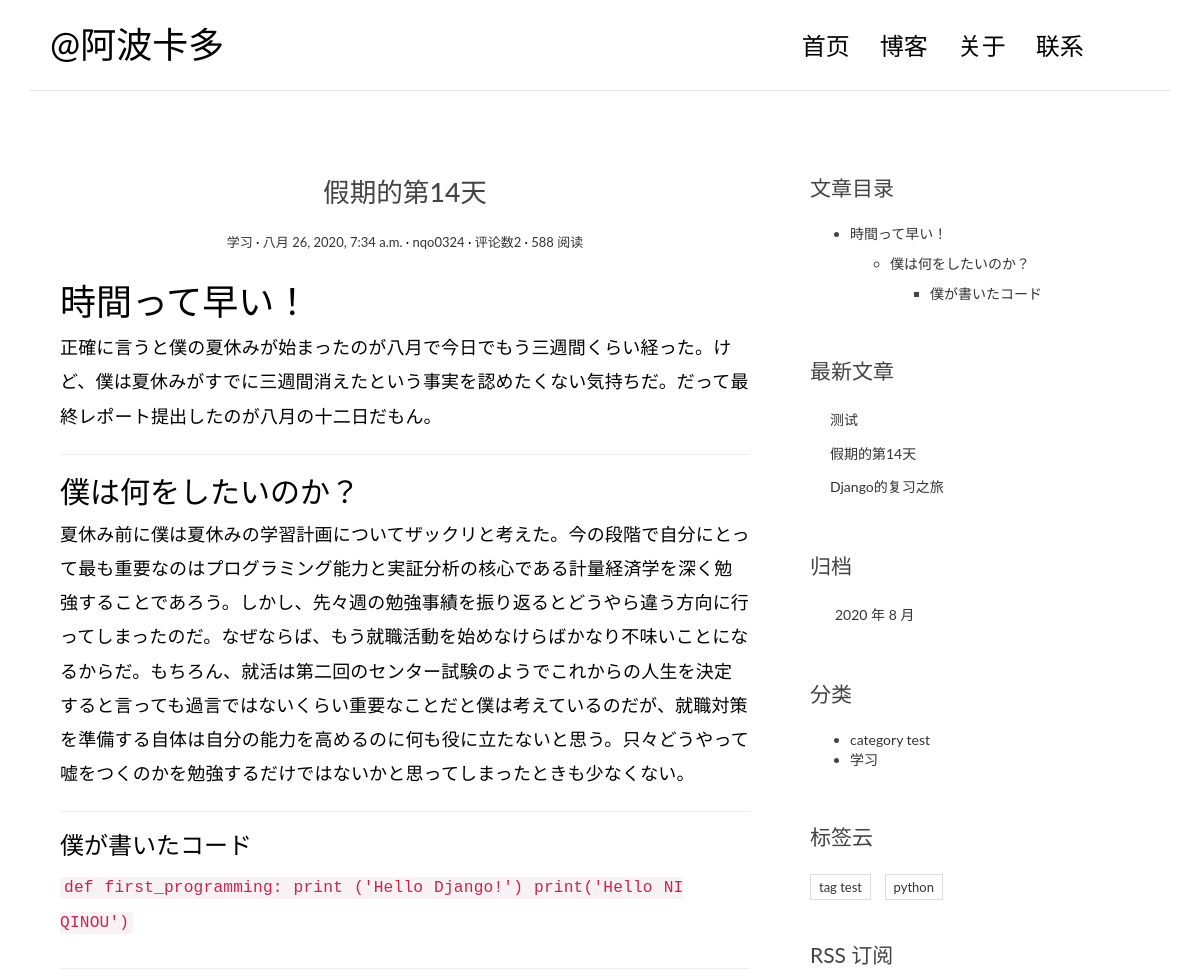
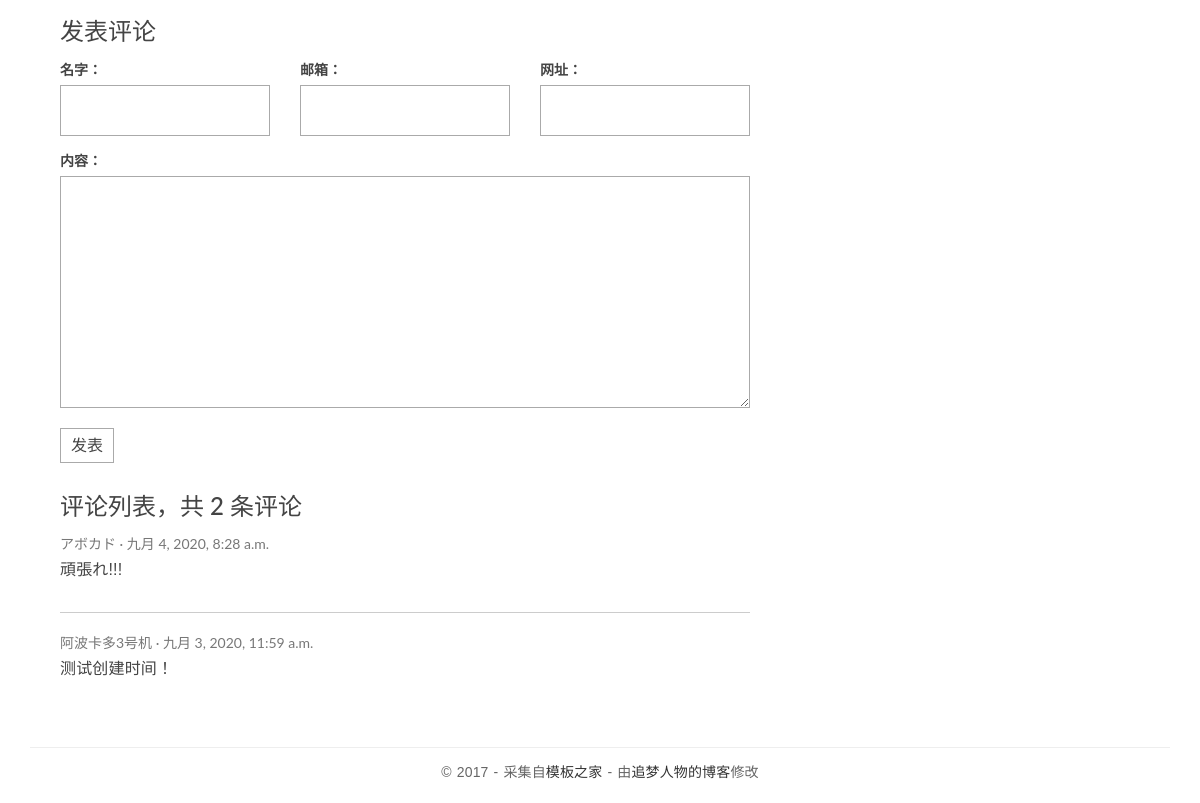
Screenshot of /post/3/ with the database file from the repository (2 pictures, top to bottom).
### blog/models.py (models this page shows, shortened)
class Post(models.Model):
    title = models.CharField("标题", max_length=70)
    body = models.TextField("正文")
    created_time = models.DateTimeField("创建时间", default=timezone.now)
    modified_time = models.DateTimeField("修改时间")
    excerpt = models.CharField("摘要", max_length=200, blank=True)
    category = models.ForeignKey(Category, verbose_name="分类", on_delete=models.CASCADE)
    tags = models.ManyToManyField(Tag, verbose_name="标签", blank=True)
    class Meta:
        verbose_name = "文章"
        verbose_name_plural = verbose_name
        ordering = ['-created_time']
    def get_absolute_url(self):
        return reverse('blog:detail', kwargs={'pk': self.pk})
    author = models.ForeignKey(User, verbose_name="作者", on_delete=models.CASCADE)

class Category(models.Model):
    name = models.CharField(max_length=100)
    class Meta:
        verbose_name = "分类"
        verbose_name_plural = verbose_name

class Tag(models.Model):
    name = models.CharField(max_length=100)
    class Meta:
        verbose_name = "标签"
        verbose_name_plural = verbose_name

### comments/models.py (models this page shows, shortened)
class Comment(models.Model):
    name = models.CharField('名字', max_length=50)
    email = models.EmailField('邮箱')
    url = models.URLField('网址', blank=True)
    text = models.TextField('内容')
    created_time = models.DateTimeField("创建时间", default=timezone.now)
    post = models.ForeignKey('blog.Post', verbose_name='文章', on_delete=models.CASCADE)
    class Meta:
        verbose_name = '评论'
        verbose_name_plural = verbose_name
        ordering = ['created_time']

### blog/views.py (the view)
# urls.py: path('post/<int:pk>/', views.detail, name='detail'),
def detail(request, pk):
    post = get_object_or_404(Post, pk=pk)
    md = markdown.Markdown(extensions=[
        'markdown.extensions.extra',
        'markdown.extensions.codehilite',
        'markdown.extensions.toc',
        TocExtension(slugify=slugify),
    ])
    post.body = md.convert(post.body)
    m = re.search(r'<div class="toc">\s*<ul>(.*)</ul>\s*</div>', md.toc, re.S)
    post.toc = m.group(1) if m is not None else ''
    return render(request, 'blog/detail.html', context={'post': post})

### comments/forms.py
class CommentForm(forms.ModelForm):
    class Meta:
        model = Comment
        fields = ['name', 'email', 'url', 'text']

### blog/templatetags/blog_extras.py (called while the page is built)
@register.inclusion_tag('blog/inclusions/_recent_posts.html', takes_context=True)
def show_recent_posts(context, num=5):
    return {
        'recent_post_list': Post.objects.all().order_by('-created_time')[:num],
    }

@register.inclusion_tag('blog/inclusions/_archives.html', takes_context=True)
def show_archives(context):
    return {
        'date_list': Post.objects.dates('created_time', 'month', order='DESC'),
    }

@register.inclusion_tag('blog/inclusions/_categories.html', takes_context=True)
def show_categories(context):
    return {
        "category_list": Category.objects.all(),
    }

@register.inclusion_tag('blog/inclusions/_tags.html', takes_context=True)
def show_tags(context):
    return{
        'tag_list': Tag.objects.all(),
    }

### comments/templatetags/comments_extras.py (called while the page is built)
@register.inclusion_tag('comments/inclusions/_form.html', takes_context=True)
def show_comment_form(context, post, form=None):
    if form is None:
        form = CommentForm()
    return {
        'form': form,
        'post': post,
    }

@register.inclusion_tag('comments/inclusions/_list.html', takes_context=True)
def show_comments(context, post):
    comment_list = post.comment_set.all().order_by('-created_time')
    comment_count = comment_list.count()
    return {
        'comment_count': comment_count,
        'comment_list': comment_list,
    }

### templates/blog/detail.html (shortened to what this page needs)
{% extends 'base.html' %}
{% load comments_extras %}
                {% block main %}
                <article class="post post-{{} post.pk }">
                    <header class="entry-header">
                        <h1 class="entry-title">{{ post.title }}</h1>
                        <div class="entry-meta">
                            <span class="post-category"><a href="#">{{ post.category.name }}</a></span>
                            <span class="post-date"><a href="#"><time class="entry-date"
                                                                      datetime="{{ post.created_time }}">{{ post.created_time }}</time></a></span>
                            <span class="post-author"><a href="#">{{ post.author }}</a></span>
                            <span class="comments-link"><a href="#comment-area">评论数{{ post.comment_set.count }}</a></span>
                            <span class="views-count"><a href="#">588 阅读</a></span>
                        </div>
                    </header>
                    <div class="entry-content clearfix">
                        {{ post.body|safe }}
                    </div>
                </article>
                <section class="comment-area" id="comment-area">
                    <hr>
                    <h3>发表评论</h3>
                    {% show_comment_form post %}
                    <div class="comment-list-panel">
                        {% show_comments post %}
                    </div>
                </section>
                {% endblock main %}
                {% block toc %}
                {% if post.toc %}
                <div class="widget widget-content">
                    <h3 class="widget-title">文章目录</h3>
                    <div class="toc">
                        <ul>
                        {{ post.toc|safe }}
                        </ul>
                    </div>
                </div>
                {% endif %}
                {% endblock toc %}

### templates/comments/inclusions/_list.html
<h3>评论列表，共 <span>{{ comment_count }}</span> 条评论</h3>
<ul class="comment-list list-unstyled">
  {% for comment in comment_list %}
    <li class="comment-item">
      <span class="nickname">{{ comment.name }}</span>
      <time class="submit-date" datetime="{{ comment.created_time }}">{{ comment.created_time }}</time>
      <div class="text">
        {{ comment.text|linebreaks }}
      </div>
    </li>
  {% empty %}
    暂无评论
  {% endfor %}
</ul>

### templates/blog/inclusions/_recent_posts.html
<div class="widget widget-recent-posts">
  <h3 class="widget-title">最新文章</h3>
  <ul>
    {% for post in recent_post_list %}
      <li>
        <a href="{{ post.get_absolute_url }}">{{ post.title }}</a>
      </li>
    {% empty %}
      暂无文章！
    {% endfor %}
  </ul>
</div>

### templates/blog/inclusions/_categories.html (shortened to what this page needs)
 <div class="widget widget-categories">
  <h3 class="widget-title">分类</h3>
  <ul>
    {% for category in category_list %}
      <li>
        <a href="{% url 'blog:category' category.pk %}">{{ category.name }} </a>
      </li>
    {% empty %}
      暂无分类！
    {% endfor %}
  </ul>
</div>

### templates/blog/inclusions/_tags.html
<div class="widget widget-tag-cloud">
  <h3 class="widget-title">标签云</h3>
  <ul>
    {% for tag in tag_list %}
      <li>
        <a href="{% url 'blog:tag' tag.pk %}">{{ tag.name }}</a>
      </li>
    {% empty %}
      暂无标签！
    {% endfor %}
  </ul>
</div>

### blog/static/blog/css/custom.css (style rules this page uses)
* { outline: none; }
h1, h2, h3, h4, h5, h6 { margin-top: 0; }
a { color: #333; }
body { color: #444; font-family: 'Lato', sans-serif; }
p { font-family: 'Ubuntu', sans-serif; font-weight: 400; word-spacing: 1px; letter-spacing: 0.01em; }
.post { background: #fff; padding: 30px 30px 0; }
.entry-title { text-align: center; font-size: 1.9em; margin-bottom: 20px; line-height: 1.6; padding: 10px 20px 0; }
.entry-meta { text-align: center; color: #DDDDDD; font-size: 13px; margin-bottom: 30px; }
.entry-content { font-size: 18px; line-height: 1.9; font-weight: 300; color: #000; }
.post-category::after, .post-date::after, .post-author::after, .comments-link::after { content: ' ·'; color: #000; }
.widget { background: #fff; padding: 30px 0 0; }
.widget-title { font-size: 1.5em; margin-bottom: 20px; line-height: 1.6; padding: 10px 0 0; font-weight: 400; }
.widget-recent-posts ul { padding: 0; margin: 0; padding-left: 20px; }
.widget-recent-posts ul li { list-style-type: none; position: relative; line-height: 170%; margin-bottom: 10px; }
.widget-recent-posts ul li::before { content: '\f3d3'; font-family: "Ionicons"; position: absolute; left: -17px; top: 3px; font-size: 16px; color: #000; }
.widget-tag-cloud ul { padding: 0; margin: 0; margin-right: -10px; }
.widget-tag-cloud ul li { list-style-type: none; font-size: 13px; display: inline-block; margin-right: 10px; margin-bottom: 10px; padding: 3px 8px; border: 1px solid #ddd; }
.widget-content ul ul { margin-top: 10px; }
.widget-content ul li { margin-bottom: 10px; }
.contact-form input, .comment-form input { border: 1px solid #aaa; margin-bottom: 15px; width: 100%; padding: 15px 15px; font-size: 16px; line-height: 100%; transition: 0.4s border-color linear; }
.contact-form textarea, .comment-form textarea { border: 1px solid #aaa; margin-bottom: 15px; width: 100%; padding: 15px 15px; font-size: 16px; line-height: 20px !important; min-height: 183px; transition: 0.4s border-color linear; }
.comment-area { padding: 0 30px 0; }
.comment-list-panel { margin-top: 30px; }
.comment-list { margin-top: 15px; }
.comment-item:not(:last-child) { border-bottom: 1px #ccc solid; margin-bottom: 20px; padding-bottom: 20px; }
.comment-item .nickname, .comment-item .submit-date { color: #777; font-size: 14px; }
.comment-item .nickname:after { content: ' ·'; }
.comment-item .text { padding-top: 5px; font-size: 16px; }

### rows the page displays
Post: title "假期的第14天", category.name "学习", created_time "八月 26, 2020, 7:34 a.m.", author "nqo0324", comment_set.count "2", body "時間って早い！ 正確に言うと僕の夏休みが始まったのが八月で今日でもう三週間くらい経った。けど、僕は夏休みがすでに三週間消えたという事実を認めたくない気持ちだ。だって最終レポート提出したのが八月の十二日だもん。 僕は何をしたいのか？ 夏休み前に僕は夏休みの学習計画についてザックリと考えた。今の段階で自分にとって最も重要なのはプログラミング能力と実証分析の核心である計量経済学を深く勉強することであろう。しかし、先々週の勉強事績を振り返るとどうやら違う方向に行ってしまったのだ。なぜならば、もう就職活動を始めなけらばかなり不味いことになるからだ。もちろん、就活は第二回のセンター試験のようでこれからの人生を決定すると言っても過言ではないくらい重要なことだと僕は考えているのだが、就職対策を準備する自体は自分の能力を高めるのに何も役に立たないと思う。只々どうやって嘘をつくのかを勉強するだけではないかと思ってしまったときも少なくない。 僕が書いたコード def first_programming: print ('Hello Django!') print('Hello NI QINOU')", toc "時間って早い！ 僕は何をしたいのか？ 僕が書いたコード"
Comment: name "アボカド", created_time "九月 4, 2020, 8:28 a.m.", text "頑張れ!!!"
Comment: name "阿波卡多3号机", created_time "九月 3, 2020, 11:59 a.m.", text "测试创建时间！"
Post: title "测试"
Post: title "Django的复习之旅"
Category: name "category test"
Category: name "学习"
Tag: name "tag test"
Tag: name "python"

### other values shown
{{ comment_count }} "2"
{{ date.year }} "2020"
{{ date.month }} "8"
